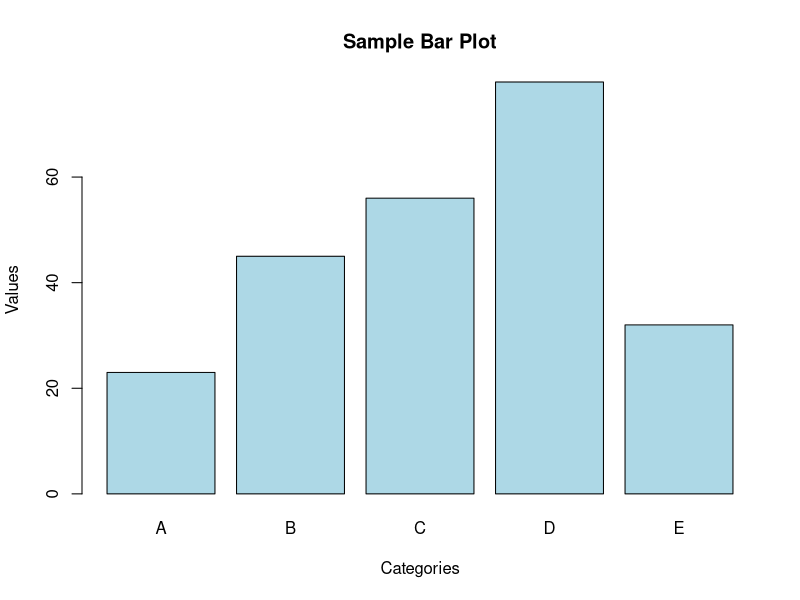

Write R code to recreate this figure.
# R script to create a bar plot and save it

# Create sample data
categories <- c("A", "B", "C", "D", "E")
values <- c(23, 45, 56, 78, 32)

# Create the bar plot
barplot(values, 
        names.arg = categories,
        main = "Sample Bar Plot",
        xlab = "Categories",
        ylab = "Values",
        col = "lightblue",
        border = "black")

# Optional: Save the plot as an image
# png("barplot.png", width = 600, height = 400)
# barplot(values, 
#         names.arg = categories,
#         main = "Sample Bar Plot",
#         xlab = "Categories",
#         ylab = "Values",
#         col = "lightblue",
#         border = "black")
# dev.off()

# Print data summary
print("Data Summary:")
print(data.frame(Category = categories, Value = values))
